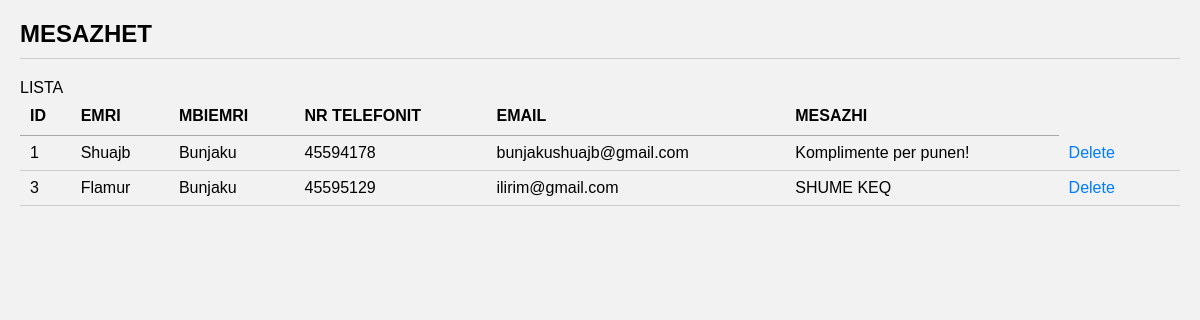
/CRUDSOOP/mesazhetDashboard.php, run on the app's committed database.
### tables this page shows
CREATE TABLE `kontakti` (
  `id` int(5) NOT NULL,
  `emri` varchar(191) NOT NULL,
  `mbiemri` varchar(191) NOT NULL,
  `numri` int(191) NOT NULL,
  `email` varchar(191) NOT NULL,
  `mesazhi` varchar(191) NOT NULL
);

### CRUDSOOP/mesazhetDashboard.php (the view, shortened to what this page needs)
<?php
include ('../database/dbconnection.php');
  ?>
<!DOCTYPE html>
<html lang="en">
<head>
    <link rel="stylesheet" href="CRUDSTYLE.css">
    <link rel="stylesheet" type="text/css" href="https://cdn.datatables.net/1.12.1/css/jquery.dataTables.min.css" />
</head>
<body>
    <div>
        <div>
            <div>
                <h3>MESAZHET</h3>
                <hr>
            </div>
        </div>
    </div>
    <div>
        <?php
              $query = 'SELECT * FROM kontakti';
              $stmt = $conn->prepare($query);
              $stmt->execute();
              $result = $stmt->get_result();
            ?>
        <div>
            <div>
                LISTA
            </div>
            <div>
                <table id="data-table">
                    <thead>
                        <tr>
                            <th>ID</th>
                            <th>EMRI</th>
                            <th>MBIEMRI</th>
                            <th>NR TELEFONIT</th>
                            <th>EMAIL</th>
                            <th>MESAZHI</th>
                        </tr>
                    </thead>
                    <tbody>
                        <?php while ($row = $result->fetch_assoc()) { ?>
                        <tr>
                            <td><?php echo  $row['id']; ?></td>
                            <td><?php echo  $row['emri']; ?></td>
                            <td><?php echo  $row['mbiemri']; ?></td>
                            <td><?php echo  $row['numri']; ?></td>
                            <td><?php echo  $row['email']; ?></td>
                            <td><?php echo  $row['mesazhi']; ?></td>
                            <td>
                            <a href="mesazhetDashboard.php?delete=<?php echo $row['id']; ?>" onclick="return confirm('Do you want delete this record?');">Delete</a>
                                            <td>
                        </tr>
                        <?php } ?>
                    </tbody>
                </table>
            </div>
        </div>
    </div>
</body>
</html>

### CRUDSOOP/CRUDSTYLE.css (style rules this page uses)
* { margin: 0; padding: 0; box-sizing: border-box; }
body { font-family: Arial, sans-serif; background-color: #f2f2f2; padding: 20px; }
h3 { font-size: 24px; font-weight: bold; margin-bottom: 10px; }
hr { border: none; border-top: 1px solid #ccc; margin-bottom: 20px; }
table { width: 100%; border-collapse: collapse; }
th, td { padding: 10px; text-align: left; border-bottom: 1px solid #ccc; }
th { background-color: #f2f2f2; font-weight: bold; }
a { color: #007bff; text-decoration: none; }

### data on the page
kontakti: id "1", emri "Shuajb", mbiemri "Bunjaku", numri "45594178", email "bunjakushuajb@gmail.com", mesazhi "Komplimente per punen!"
kontakti: id "3", emri "Flamur", mbiemri "Bunjaku", numri "45595129", email "ilirim@gmail.com", mesazhi "SHUME KEQ"
